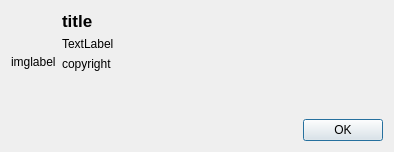
<?xml version="1.0" encoding="UTF-8"?>
<ui version="4.0">
 <class>iRICMainWindowAboutDialog</class>
 <widget class="QDialog" name="iRICMainWindowAboutDialog">
  <property name="geometry">
   <rect>
    <x>0</x>
    <y>0</y>
    <width>394</width>
    <height>152</height>
   </rect>
  </property>
  <property name="windowTitle">
   <string>About iRIC</string>
  </property>
  <property name="modal">
   <bool>true</bool>
  </property>
  <layout class="QVBoxLayout" name="verticalLayout_2">
   <item>
    <layout class="QHBoxLayout" name="horizontalLayout">
     <item>
      <widget class="QLabel" name="labelLogo">
       <property name="text">
        <string>imglabel</string>
       </property>
      </widget>
     </item>
     <item>
      <layout class="QVBoxLayout" name="verticalLayout">
       <item>
        <widget class="QLabel" name="labelTitle">
         <property name="font">
          <font>
           <pointsize>13</pointsize>
           <weight>75</weight>
           <bold>true</bold>
          </font>
         </property>
         <property name="text">
          <string>title</string>
         </property>
        </widget>
       </item>
       <item>
        <widget class="QLabel" name="labelRelease">
         <property name="text">
          <string>TextLabel</string>
         </property>
        </widget>
       </item>
       <item>
        <widget class="QLabel" name="labelCopyright">
         <property name="text">
          <string>copyright</string>
         </property>
        </widget>
       </item>
       <item>
        <widget class="QLabel" name="labelUrl">
         <property name="text">
          <string/>
         </property>
         <property name="openExternalLinks">
          <bool>true</bool>
         </property>
        </widget>
       </item>
       <item>
        <widget class="QLabel" name="labelTOU">
         <property name="text">
          <string/>
         </property>
         <property name="openExternalLinks">
          <bool>true</bool>
         </property>
        </widget>
       </item>
       <item>
        <spacer name="verticalSpacer_2">
         <property name="orientation">
          <enum>Qt::Vertical</enum>
         </property>
         <property name="sizeHint" stdset="0">
          <size>
           <width>20</width>
           <height>13</height>
          </size>
         </property>
        </spacer>
       </item>
      </layout>
     </item>
     <item>
      <spacer name="horizontalSpacer">
       <property name="orientation">
        <enum>Qt::Horizontal</enum>
       </property>
       <property name="sizeHint" stdset="0">
        <size>
         <width>40</width>
         <height>20</height>
        </size>
       </property>
      </spacer>
     </item>
    </layout>
   </item>
   <item>
    <spacer name="verticalSpacer">
     <property name="orientation">
      <enum>Qt::Vertical</enum>
     </property>
     <property name="sizeHint" stdset="0">
      <size>
       <width>20</width>
       <height>0</height>
      </size>
     </property>
    </spacer>
   </item>
   <item>
    <widget class="QDialogButtonBox" name="buttonBox">
     <property name="orientation">
      <enum>Qt::Horizontal</enum>
     </property>
     <property name="standardButtons">
      <set>QDialogButtonBox::Ok</set>
     </property>
    </widget>
   </item>
  </layout>
 </widget>
 <resources/>
 <connections>
  <connection>
   <sender>buttonBox</sender>
   <signal>accepted()</signal>
   <receiver>iRICMainWindowAboutDialog</receiver>
   <slot>accept()</slot>
   <hints>
    <hint type="sourcelabel">
     <x>248</x>
     <y>254</y>
    </hint>
    <hint type="destinationlabel">
     <x>157</x>
     <y>274</y>
    </hint>
   </hints>
  </connection>
  <connection>
   <sender>buttonBox</sender>
   <signal>rejected()</signal>
   <receiver>iRICMainWindowAboutDialog</receiver>
   <slot>reject()</slot>
   <hints>
    <hint type="sourcelabel">
     <x>316</x>
     <y>260</y>
    </hint>
    <hint type="destinationlabel">
     <x>286</x>
     <y>274</y>
    </hint>
   </hints>
  </connection>
 </connections>
</ui>
